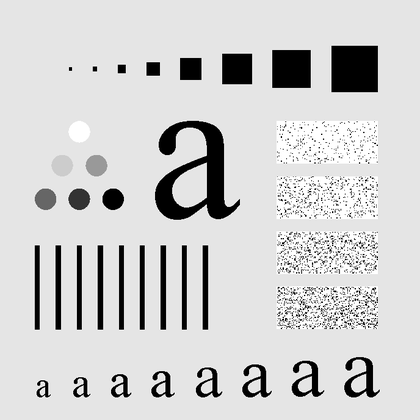
%> input picture DigitalImageProcessing/project2/code/Fig0418(a).tif, 420 x 420 px, shrunk from 688 x 688 before the run
$ octave project04_04.m   (GNU Octave 9; MATLAB toolbox functions it lacks are replaced by stand-ins)
%> lines starting %> are read from the running program, lines starting %| are printed output that depends on the picture
close all;clc;clear all;
I = imread('Fig0418(a).tif');
%> I is the input picture: size 420x420 uint8; min 0, max 255, mean 207.2
I = double(I);
%> I: size 420x420 double
a = 20;
[h,L] = gauss(I,a,1);
l1 = I - h;
[l2,L] = gauss(I,a,0);
figure,
subplot(221),imshow(uint8(I));
title('Fig.4.18(a)原图')
subplot(222),imshow(L);
title('高斯高通滤波器')
subplot(223),imshow(uint8(l1));
title({'Fig.4.18(a)钝化模板';'(原图减低通)'})
subplot(224),imshow(uint8(l2));
title({'Fig.4.26(a)钝化模板';'(高通)'})

function [g, L] = gauss(img,a,lowpass_flag)
%> called with a = 20, lowpass_flag = 1
	[M,N] = size(img);
%> M = 420; N = 420
    % 延拓
	P = 2 * M;
%> P = 840
    Q = 2 * N;
%> Q = 840
    % 添加0
    fp = zeros(P,Q);
	fp(1:M,1:N) = img(1:M,1:N);
    % 频谱中心化处理
    [Y,X] = meshgrid(1:Q,1:P);
    ones = (-1).^(X+Y);
	fp = ones.*fp;
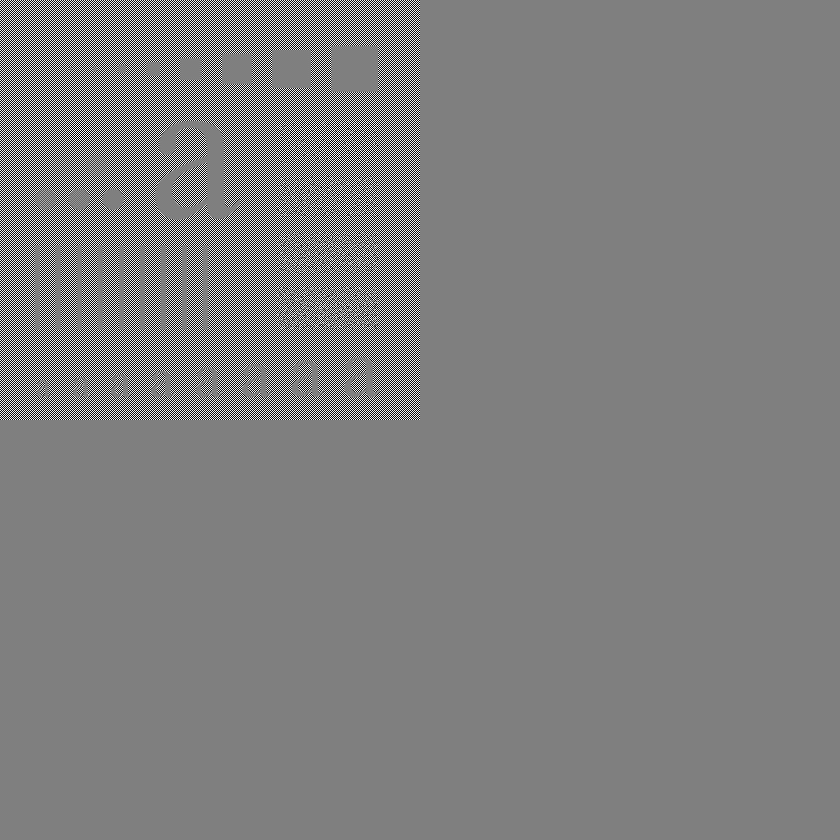
%> fp: size 840x840 double; min -255, max 255, mean 0; drawn with min black and max white
    % 傅里叶变换
    FLY = fft2(fp);
    % 高斯滤波
    H = zeros(P,Q);
    L = zeros(P,Q);
    for i=1:P
        for j=1:Q
            H(i,j) = exp((-(i-M)^2-(j-N)^2)/(2*a^2));
            L(i,j) = 1 - H(i,j);
        end
    end
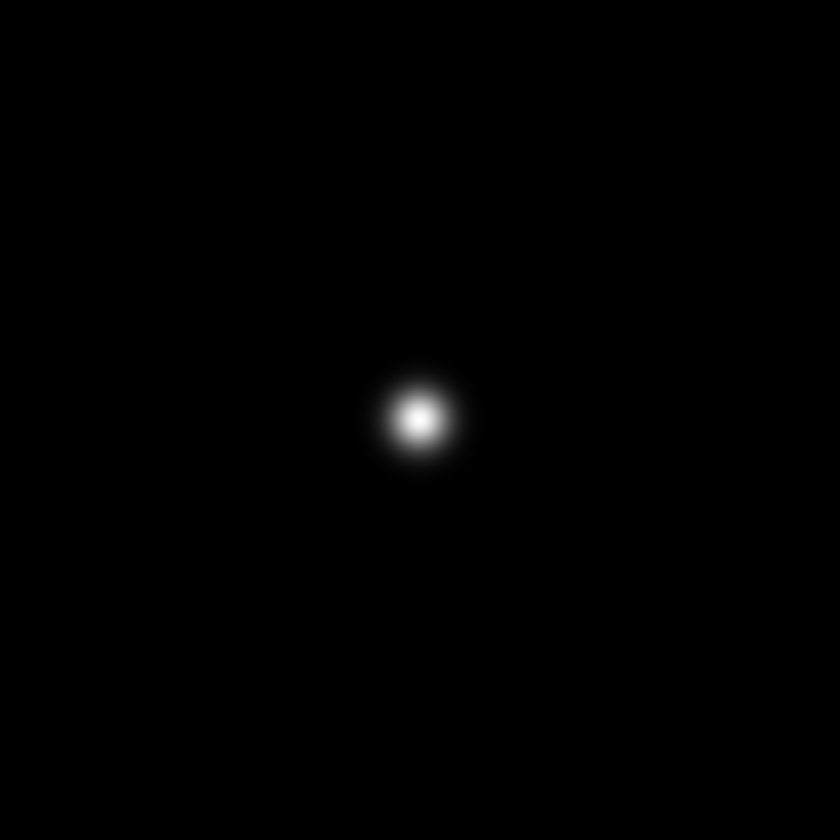
%> H: size 840x840 double; min 2.99e-192, max 1, mean 0.00356
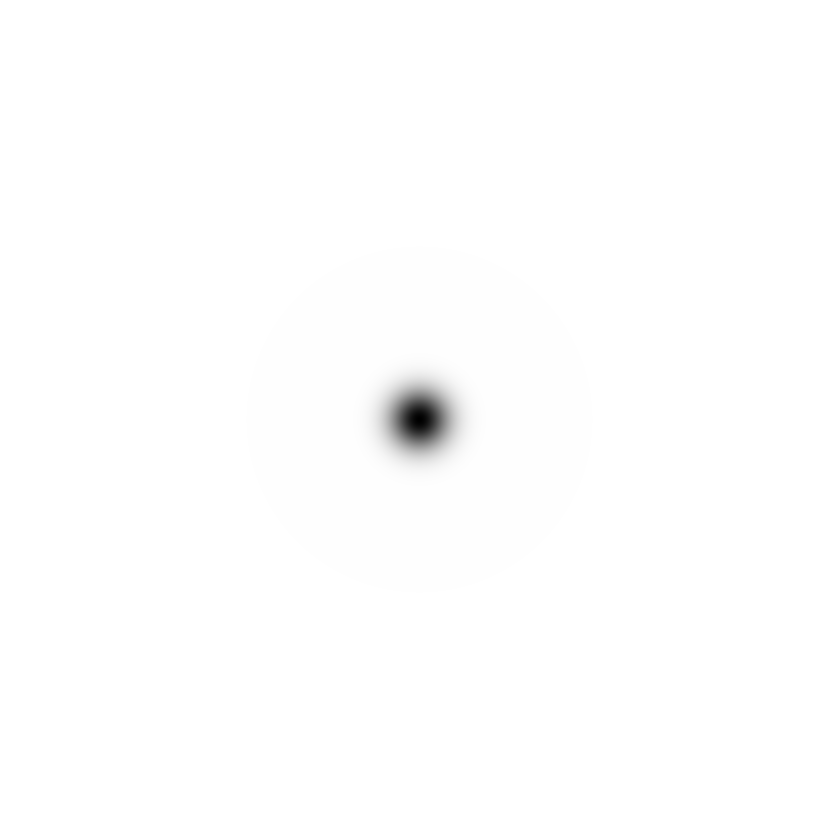
%> L: size 840x840 double; min 0, max 1, mean 0.996
    if lowpass_flag == 1
		G = H.*FLY;
	else
		G = L.*FLY;
    end
    % 傅里叶逆变换，恢复原图像
    g = real(ifft2(G));
    % 从左上角提取 M*N 大小区域
    g = ones.*g;
    g = g(1:M,1:N);
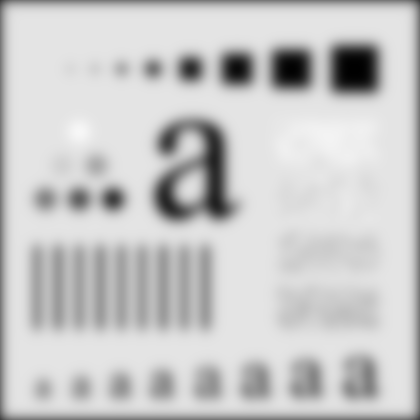
%> g: size 420x420 double; min 0.249, max 247.1, mean 200.9
%> `l1 = I - h;`:
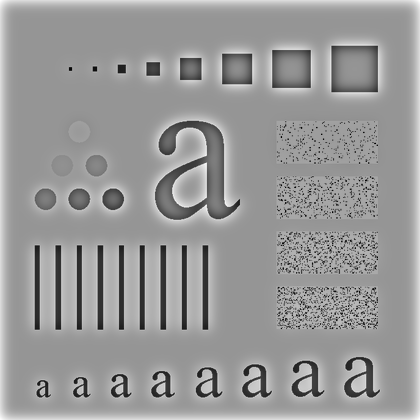
%> l1: size 420x420 double; min -232.7, max 165, mean 6.3; drawn with min black and max white
%> call 2 of gauss, with a = 20, lowpass_flag = 0
%> in gauss (call 2), `g = ones.*g;`:
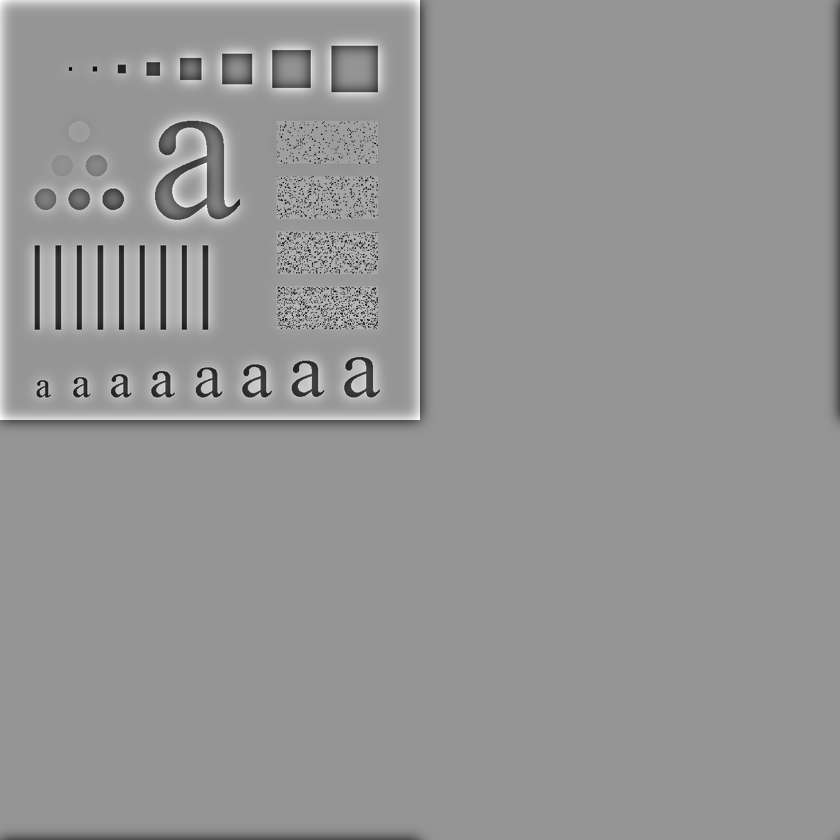
%> g: size 840x840 double; min -232.7, max 165, mean 0.1; drawn with min black and max white
%> `imshow(uint8(l1))`:
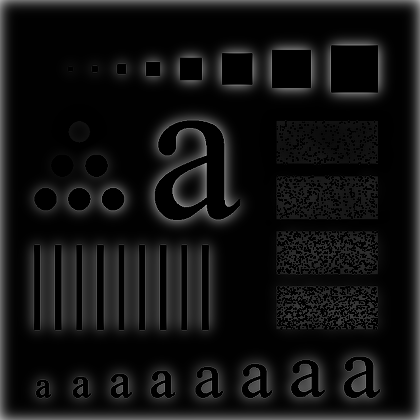
%> displayed picture: size 420x420, on the screen's scale of 0 to 255; min 0, max 165, mean 18.2
end
